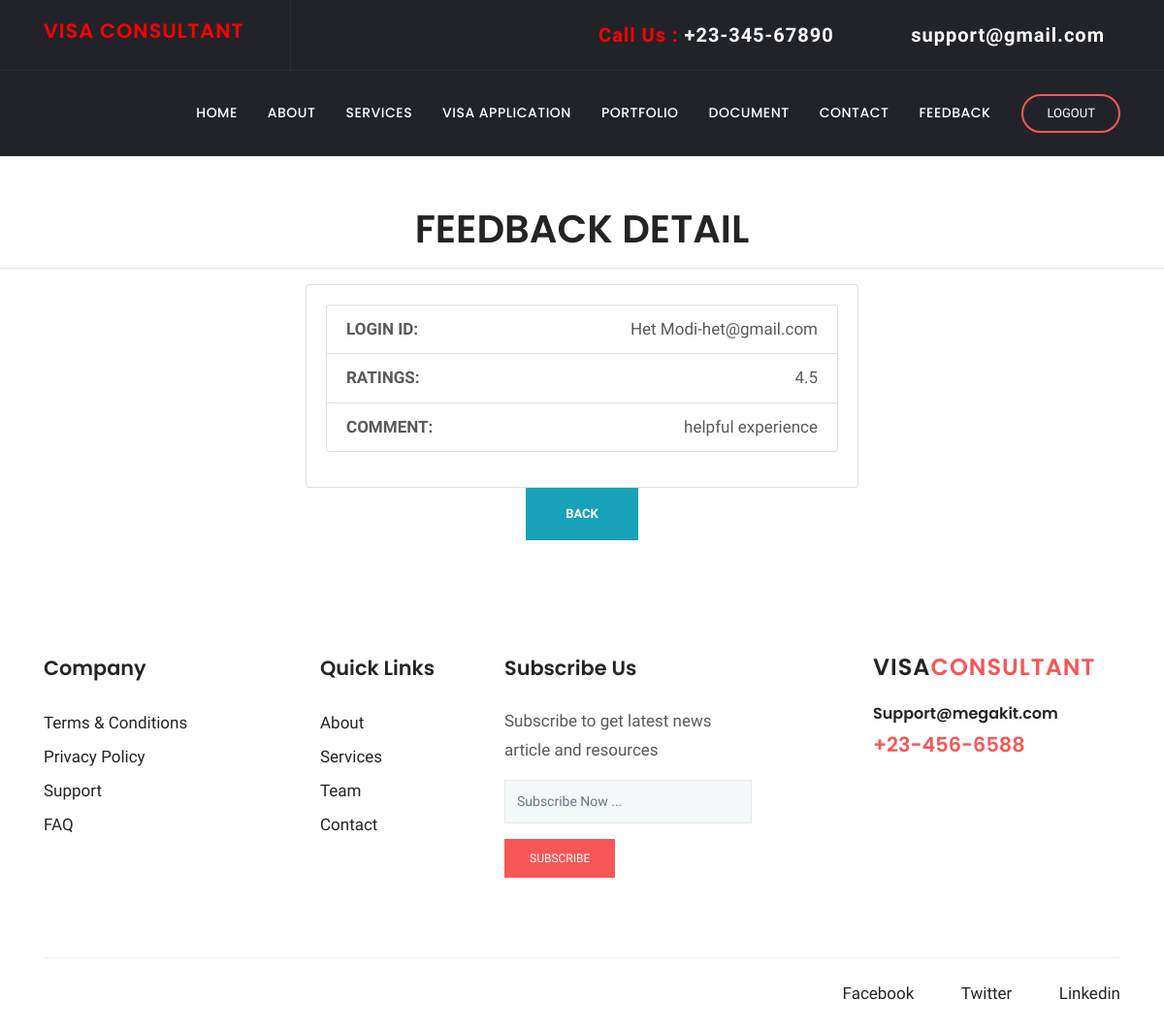
Screenshot of /Feedback/detail/1 with the database file from the repository.
### Feedback/models.py (models this page shows, shortened)
class feedback(models.Model):
    client=models.ForeignKey(user,on_delete=models.CASCADE, related_name='feedback', null=True, blank=True)
    choice1=(
        ('1','1'),
        ('1.5','1.5'),
        ('2', '2'),
        ('2.5', '2.5'),
        ('3', '3'),
        ('3.5', '3.5'),
        ('4', '4'),
        ('4.5', '4.5'),
        ('5', '5'),
    )
    RATINGS=models.CharField(max_length=25, choices=choice1, null=True, blank=True)
    COMMENT=models.CharField(max_length=25, null=True, blank=True)

### client/models.py (models this page shows, shortened)
class user(models.Model):
    EMAIL_ID=models.CharField(max_length=25, null=True, blank=True)
    PHONE_NO=models.IntegerField(null=True, blank=True)
    PASSWORD=models.CharField(max_length=25, null=True, blank=True)
    NAME=models.CharField(max_length=25, null=True, blank=True)
    choice1=(
        ('male','male'),
        ('female','female'),
        ('other','other')
    )
    GENDER=models.CharField(max_length=25,choices=choice1, null=True, blank=True)
    ADDRESS=models.TextField(max_length=25, null=True, blank=True)
    ROLE=models.IntegerField(null=True, blank=True)
    choice2=(
        ('ACTIVE','ACTIVE'),
        ('INACTIVE','INACTIVE')
    )
    STATUS=models.CharField(max_length=25,choices=choice2, null=True, blank=True)
    def __str__(self):
        return f"{self.NAME}-{self.EMAIL_ID}"

### Feedback/views.py (the view)
# urls.py: path("detail/<int:pk>", DetailFeedbackView.as_view(), name="feedback-detail")
class DetailFeedbackView(DetailView):
    model = feedback
    fields = '__all__'
    success_url = '/Feedback/view'

### Feedback/templates/Feedback/feedback_detail.html (shortened to what this page needs)
{% load static %}
{% block css %}
      <link rel="stylesheet" href="{% static 'plugins/bootstrap/css/bootstrap.min.css' %}">
      <link rel="stylesheet" href="{% static 'plugins/themify/css/themify-icons.css' %}">
      <link rel="stylesheet" href="{% static 'plugins/fontawesome/css/all.css' %}">
      <link rel="stylesheet" href="{% static 'plugins/magnific-popup/dist/magnific-popup.css' %}">
      <link rel="stylesheet" href="{% static 'plugins/slick-carousel/slick/slick.css' %}">
      <link rel="stylesheet" href="{% static 'plugins/slick-carousel/slick/slick-theme.css' %}">
      <link rel="stylesheet" href="{% static 'css/style.css' %}">
{% endblock %}
{% block body %}
<header class="navigation">
	<div class="header-top ">
		<div class="container">
			<div class="row justify-content-between align-items-center">
				<div class="col-lg-3 col-md-3">
					<div class="header-top-socials text-left text-lg-left text-md-left">
                        <div>
                          <a class="navbar-brand" href="{% url 'index' %}">
                            <span>
                                <h4 STYLE="color: red">VISA CONSULTANT</h4>
                            </span>
                          </a>
                        </div>
					</div>
				</div>
				<div class="col-lg-8 col-md-8 text-center text-lg-right text-md-right">
					<div class="header-top-info">
						<a href="tel:+23-345-67890" class="navbar-brand" style="color: red">Call Us : <span>+23-345-67890</span></a>
						<a href="mailto:support@gmail.com" class="navbar-brand" style="color: red"><i class="fa fa-envelope mr-2"></i><span>support@gmail.com</span></a>
					</div>
				</div>
			</div>
		</div>
	</div>
	<nav class="navbar navbar-expand-lg  py-4" id="navbar">
		<div class="container">
		  <div class="collapse navbar-collapse text-center" id="navbarsExample09">
			<ul class="navbar-nav ml-auto">
			  <li class="nav-item active">
				<a class="nav-link" href="{% url 'index' %}">Home <span class="sr-only">(current)</span></a>
			  </li>
			  <li class="nav-item dropdown">
					<a class="nav-link dropdown-toggle" href="{% url 'about' %}" id="dropdown03" data-toggle="dropdown" aria-haspopup="true" aria-expanded="false">About</a>
			  </li>
			   <li class="nav-item dropdown">
					<a class="nav-link dropdown-toggle" href="{% url 'service_form' %}" id="dropdown05" data-toggle="dropdown" aria-haspopup="true" aria-expanded="false">Services</a>
			  </li>
			   <li class="nav-item dropdown">
					<a class="nav-link dropdown-toggle" href="{% url 'visa_form' %}" id="dropdown05" data-toggle="dropdown" aria-haspopup="true" aria-expanded="false">Visa Application</a>
			  </li>
			   <li class="nav-item"><a class="nav-link" href="{% url 'project' %}">Portfolio</a></li>
			   <li class="nav-item dropdown">
					<a class="nav-link dropdown-toggle" href="{% url 'document_form' %}" id="dropdown05" data-toggle="dropdown" aria-haspopup="true" aria-expanded="false">Document</a>
			  </li>
			   <li class="nav-item"><a class="nav-link" href="{% url 'contact_form' %}">Contact</a></li>
			   <li class="nav-item"><a class="nav-link" href="{% url 'feedback_form' %}">Feedback</a></li>
			</ul>
			<form class="form-lg-inline my-2 my-md-0 ml-lg-4 text-center">
			  <a href="{% url 'logout' %}" class="btn btn-solid-border btn-round-full">Logout</a>
			</form>
		  </div>
		</div>
	</nav>
</header>
    <h1 align="center"> FEEDBACK DETAIL </h1>
    <hr/>
    <form method="post">
         <div align="center">
            <div class="col-md-6" align="left">
            <div class="card card-primary card-outline" class="col-md-4">
              <div class="card-body box-profile">
                <ul class="list-group list-group-unbordered mb-3" >
                    <li class="list-group-item">
                    <b> LOGIN ID: </b> <a class="float-right">{{ object.client }}</a>
                    </li>
                     <li class="list-group-item">
                     <b> RATINGS: </b> <a class="float-right">{{ object.RATINGS }}</a>
                     </li>
                     <li class="list-group-item">
                     <b> COMMENT: </b> <a class="float-right">{{ object.COMMENT }}</a>
                     </li>
                </ul>
              </div>
            </div>
    </div>
             <div align="center">
                 <a href="{% url 'feedback-view' %}" class="btn btn-info"><b>Back</b></a>
            </div>
    </div>
    </form>
<footer class="footer section">
	<div class="container">
		<div class="row">
			<div class="col-lg-3 col-md-6 col-sm-6">
				<div class="widget">
					<h4 class="text-capitalize mb-4">Company</h4>
					<ul class="list-unstyled footer-menu lh-35">
						<li><a href="#">Terms & Conditions</a></li>
						<li><a href="#">Privacy Policy</a></li>
						<li><a href="#">Support</a></li>
						<li><a href="#">FAQ</a></li>
					</ul>
				</div>
			</div>
			<div class="col-lg-2 col-md-6 col-sm-6">
				<div class="widget">
					<h4 class="text-capitalize mb-4">Quick Links</h4>
					<ul class="list-unstyled footer-menu lh-35">
						<li><a href="{% url 'about' %}">About</a></li>
						<li><a href="{% url 'service_form' %}">Services</a></li>
						<li><a href="{% url 'about' %}">Team</a></li>
						<li><a href="{% url 'contact_form' %}">Contact</a></li>
					</ul>
				</div>
			</div>
			<div class="col-lg-3 col-md-6 col-sm-6">
				<div class="widget">
					<h4 class="text-capitalize mb-4">Subscribe Us</h4>
					<p>Subscribe to get latest news article and resources  </p>
					<form action="#" class="sub-form">
						<input type="text" class="form-control mb-3" placeholder="Subscribe Now ...">
						<a href="#" class="btn btn-main btn-small">subscribe</a>
					</form>
				</div>
			</div>
			<div class="col-lg-3 ml-auto col-sm-6">
				<div class="widget">
					<div class="logo mb-4">
						<h3>VISA<span>CONSULTANT</span></h3>
					</div>
					<h6><a href="tel:+23-345-67890" >Support@megakit.com</a></h6>
					<a href="mailto:support@gmail.com"><span class="text-color h4">+23-456-6588</span></a>
				</div>
			</div>
		</div>
		<div class="footer-btm pt-4">
			<div class="row">
				<div class="col-lg-6">
				</div>
				<div class="col-lg-6 text-left text-lg-right">
					<ul class="list-inline footer-socials">
						<li class="list-inline-item"><a href="https://www.facebook.com/saleducationsal/"><i class="ti-facebook mr-2"></i>Facebook</a></li>
						<li class="list-inline-item"><a href="https://mobile.twitter.com/salcampus"><i class="ti-twitter mr-2"></i>Twitter</a></li>
						<li class="list-inline-item"><a href="https://www.linkedin.com/school/sal-college-of-engineering-113-/"><i class="ti-linkedin mr-2 "></i>Linkedin</a></li>
					</ul>
				</div>
			</div>
		</div>
	</div>
</footer>
{% endblock %}

### client/static/css/style.css (style rules this page uses)
h1, .h1, h2, .h2, h3, .h3, h4, .h4, h5, .h5, h6, .h6 { font-family: "Poppins", sans-serif; font-weight: 600; color: #242424; }
h1, .h1 { font-size: 2.5rem; }
h3, .h3 { font-size: 1.5rem; }
h4, .h4 { font-size: 1.3rem; line-height: 30px; }
h6, .h6 { font-size: 1rem; }
p { line-height: 30px; }
input[type="email"], input[type="password"], input[type="text"], input[type="tel"] { box-shadow: none; height: 45px; outline: none; font-size: 14px; }
.form-control { box-shadow: none; border-radius: 0; }
.btn { display: inline-block; font-size: 14px; font-size: 0.8125rem; font-weight: 400; padding: 1rem 2.5rem; text-transform: uppercase; border-radius: 0; transition: all 0.2s ease; }
.btn-main, .btn-transparent, .btn-small { background: #f75757; color: #fff; transition: all 0.2s ease; }
.btn-solid-border { border: 2px solid #f75757; background: transparent; color: #242424; }
.btn-small { padding: 10px 25px; font-size: 12px; }
.btn-round-full { border-radius: 50px; }
.section { padding: 100px 0; }
.text-color { color: #f75757; }
a { color: #242424; text-decoration: none; }
#navbar { background: #222328; box-shadow: 0 1px 2px rgba(0, 0, 0, 0.05); }
#navbar li { padding-left: 15px; }
#navbar .nav-link { font-family: "Poppins", sans-serif; font-weight: 500; color: #fff; text-transform: uppercase; font-size: 14px; letter-spacing: .5px; transition: all .25s ease; }
#navbar .btn { padding: .5rem 1.5rem; color: #fff; }
.header-top { background: #222328; color: #919194; border-bottom: 1px solid rgba(255, 255, 255, 0.05); }
.header-top .header-top-socials { border-right: 1px solid rgba(255, 255, 255, 0.05); padding: 12px 0px; }
.header-top .header-top-socials a { color: #919194; margin-right: 15px; font-size: 16px; }
.header-top .header-top-info { color: #919194; font-size: 16px; }
.header-top .header-top-info a span { color: #fff; }
.header-top .header-top-info a { margin-left: 35px; color: #919194; }
.navbar-brand { color: #fff; font-weight: 600; letter-spacing: 1px; }
.navbar-brand span { color: #f75757; }
.dropdown-toggle::after { display: none; }
.widget { margin-bottom: 30px; padding-bottom: 35px; }
.footer { padding-bottom: 10px; }
.lh-35 { line-height: 35px; }
.logo { color: #242424; font-weight: 600; letter-spacing: 1px; }
.logo span { color: #f75757; }
.sub-form { position: relative; }
.sub-form .form-control { border: 1px solid rgba(0, 0, 0, 0.06); background: #f5f8f9; }
.footer-btm { border-top: 1px solid rgba(0, 0, 0, 0.06); }
.footer-socials li a { margin-left: 15px; }

### rows the page displays
feedback: client "Het Modi-het@gmail.com", RATINGS "4.5", COMMENT "helpful experience"
